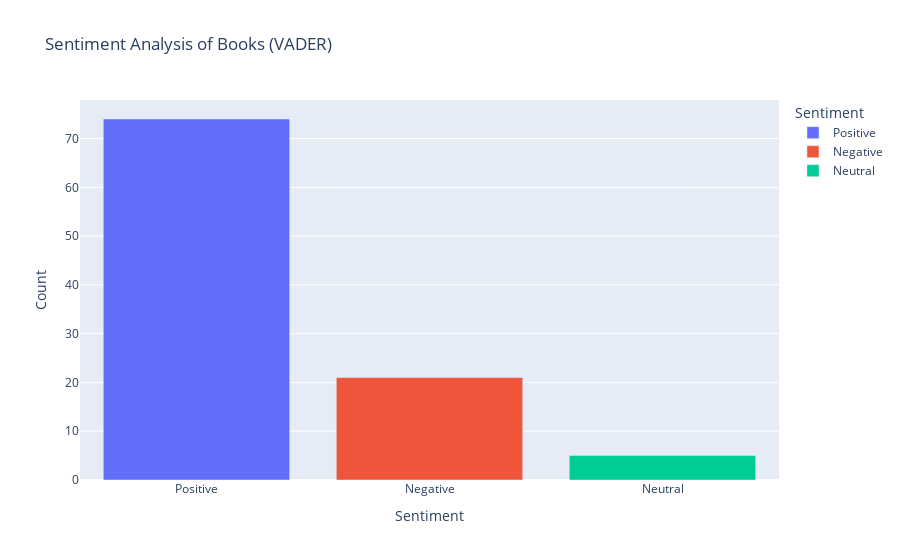

Notebook code cell kept with this figure:
### Code cell
# Classify vader_sentiment as Positive, Neutral, or Negative
book_url['Sentiment_Type'] = book_url['vader_sentiment'].apply(lambda score: 'Positive' if score > 0 else ('Negative' if score < 0 else 'Neutral'))

# Count the number of books for each sentiment type
sentiment_counts = book_url['Sentiment_Type'].value_counts().reset_index()

# Rename columns for clarity
sentiment_counts.columns = ['Sentiment', 'Count']

# Visualize the counts using a bar chart
fig = px.bar(sentiment_counts, x='Sentiment', y='Count', title='Sentiment Analysis of Books (VADER)', color='Sentiment')
fig.show()

### Figure 1 — Plotly figure (JSON) as saved in the notebook; plotly's stock layout.template omitted (floating-point values rounded to 4 significant figures)
{"data": [{"alignmentgroup": "True", "hovertemplate": "Sentiment=%{x}<br>Count=%{y}<extra></extra>", "legendgroup": "Positive", "marker": {"color": "#636efa", "pattern": {"shape": ""}}, "name": "Positive", "offsetgroup": "Positive", "orientation": "v", "showlegend": true, "textposition": "auto", "type": "bar", "x": ["Positive"], "xaxis": "x", "y": [74], "yaxis": "y"}, {"alignmentgroup": "True", "hovertemplate": "Sentiment=%{x}<br>Count=%{y}<extra></extra>", "legendgroup": "Negative", "marker": {"color": "#EF553B", "pattern": {"shape": ""}}, "name": "Negative", "offsetgroup": "Negative", "orientation": "v", "showlegend": true, "textposition": "auto", "type": "bar", "x": ["Negative"], "xaxis": "x", "y": [21], "yaxis": "y"}, {"alignmentgroup": "True", "hovertemplate": "Sentiment=%{x}<br>Count=%{y}<extra></extra>", "legendgroup": "Neutral", "marker": {"color": "#00cc96", "pattern": {"shape": ""}}, "name": "Neutral", "offsetgroup": "Neutral", "orientation": "v", "showlegend": true, "textposition": "auto", "type": "bar", "x": ["Neutral"], "xaxis": "x", "y": [5], "yaxis": "y"}], "layout": {"barmode": "relative", "legend": {"title": {"text": "Sentiment"}, "tracegroupgap": 0}, "title": {"text": "Sentiment Analysis of Books (VADER)"}, "xaxis": {"anchor": "y", "categoryarray": ["Positive", "Negative", "Neutral"], "categoryorder": "array", "domain": [0, 1], "title": {"text": "Sentiment"}}, "yaxis": {"anchor": "x", "domain": [0, 1], "title": {"text": "Count"}}}}
